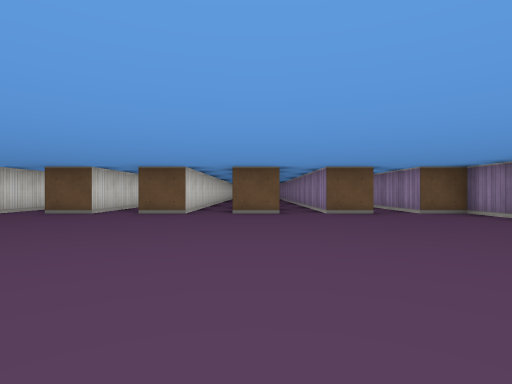
view 1 (above)

18 first-person views from a walk through a cub3D ray-caster map. The camera is about half as high as the walls, looks level and sees 80° across. The floor is counted in squares. Each view is taken from the middle of a square. On the plan, view 1 faces up. The plan holds only what a view shows up to about 9 squares ahead; the rest is blank.

view 2
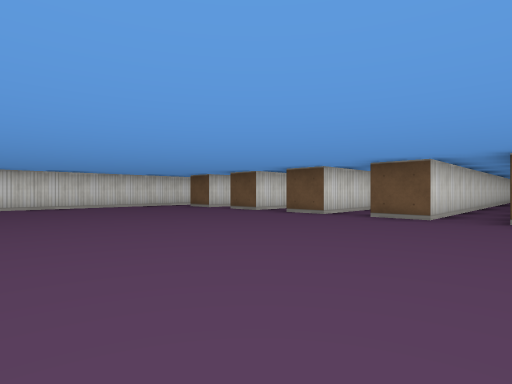

view 3
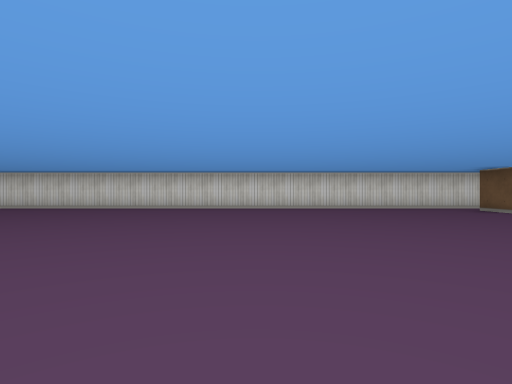

view 4
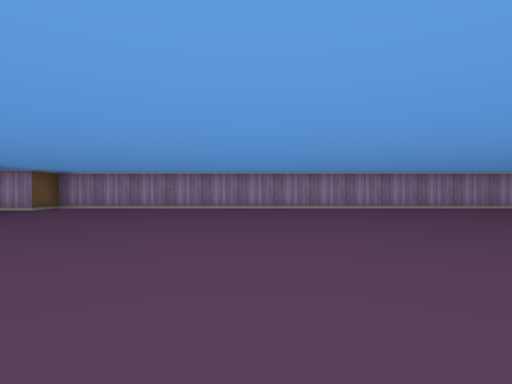

view 5
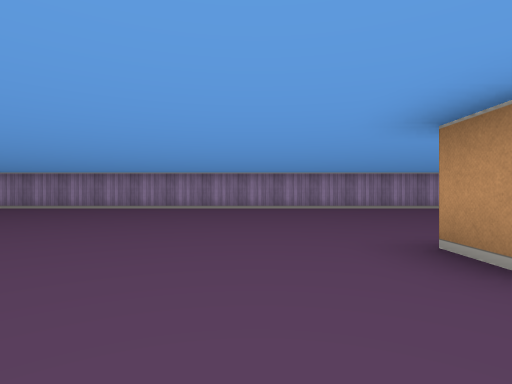

view 6
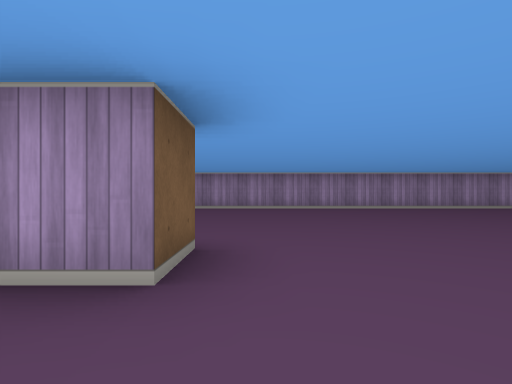

view 7
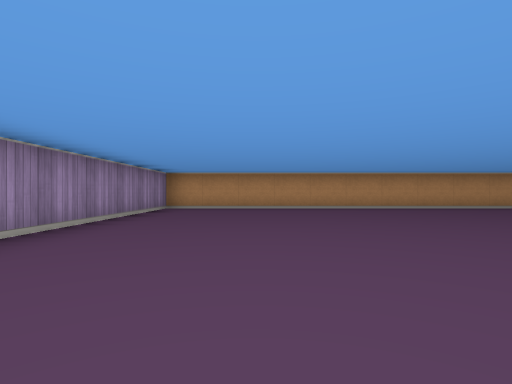

view 8
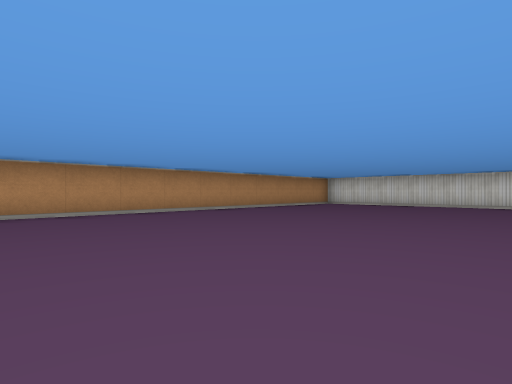

view 9
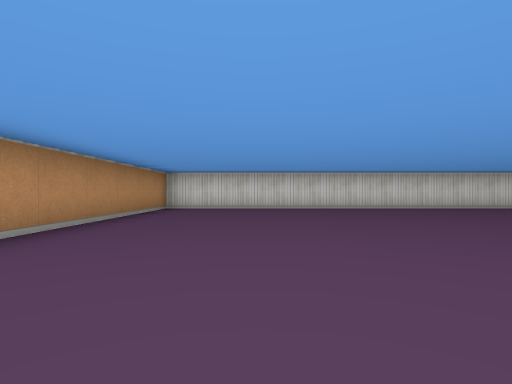

view 10
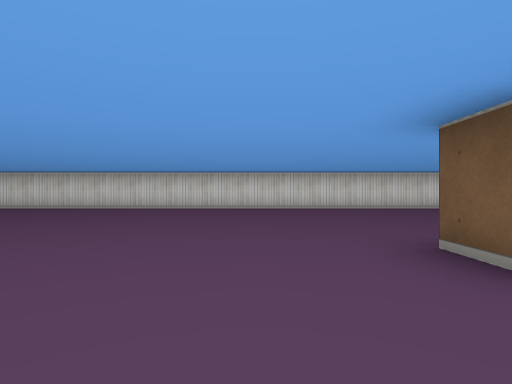

view 11
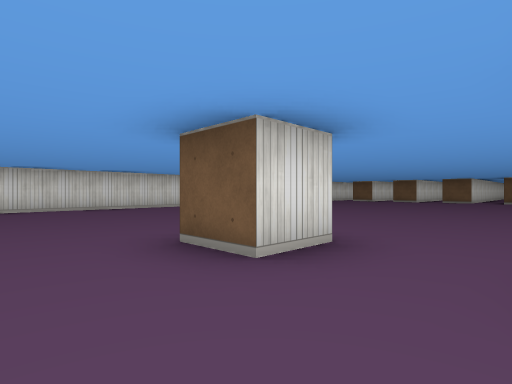

view 12
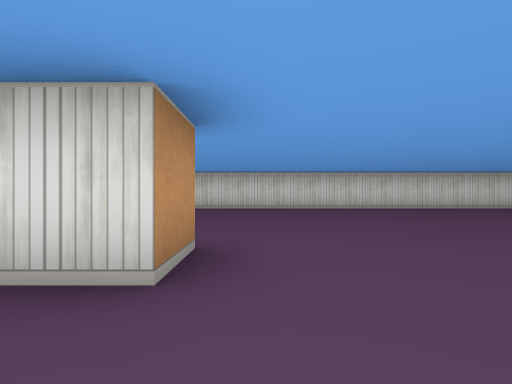

view 13
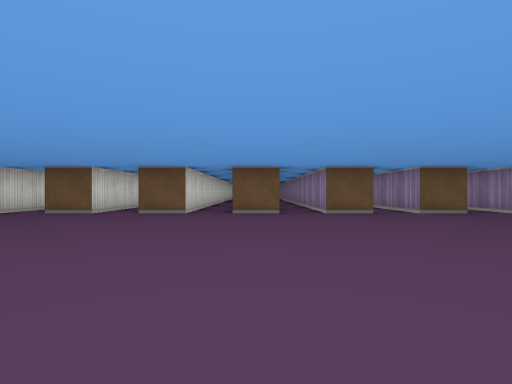

view 14
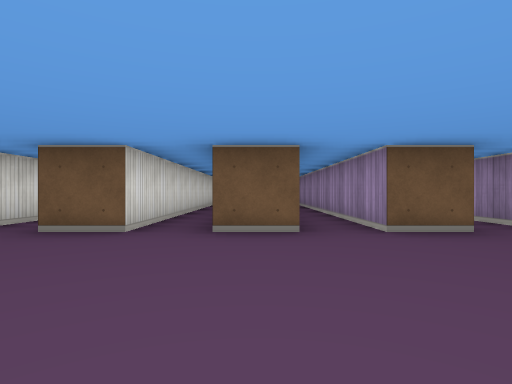

view 15
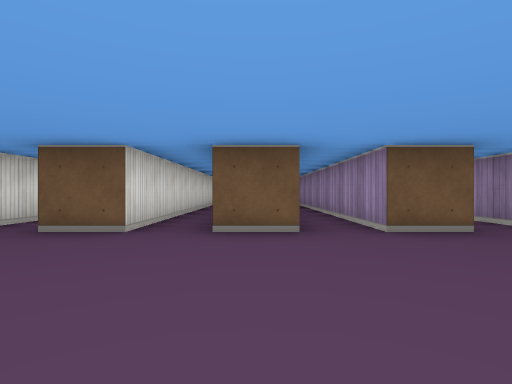

view 16
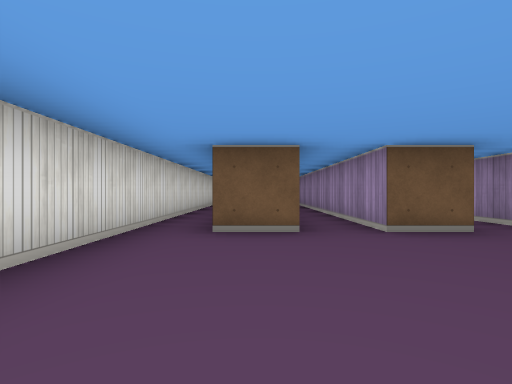

view 17
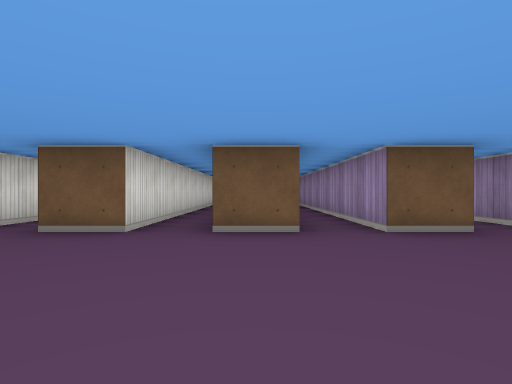

view 18
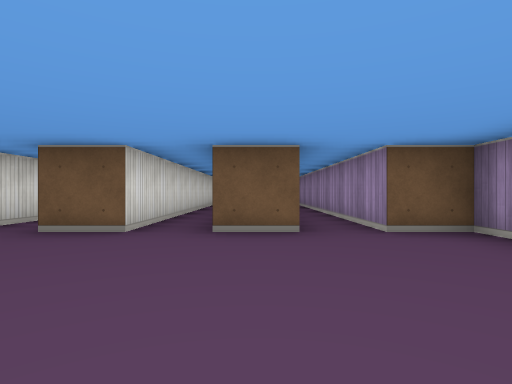

### Floor plan
Points are (right, up) in squares from view 1. A wall is a line through its corners. A room is listed if a view was taken in it or the views show most of it. See-through windows are left out.
Room 1 (views 1, 2, 3, 4, 5, 6, 7, 8, 9, 10, 11, 12, 13, 14, 15, 16, 17, 18)
walls: (-5.5, 8.8) (-5.5, 6.5) (-6.5, 6.5) (-6.5, 12); (2.6, 6.5) (1.5, 6.5) (1.5, 12); (-3.5, 12.2) (-3.5, 6.5) (-4.5, 6.5) (-4.5, 12); (-1.5, 11.9) (-1.5, 6.5) (-2.5, 6.5) (-2.5, 9); (-7.5, 11.9) (-7.5, 6.5) (-8.5, 6.5) (-8.5, 12); (0.5, 11.9) (0.5, 6.5) (-0.5, 6.5) (-0.5, 8); (-9.5, 11.9) (-9.5, 6.5) (-10.5, 6.5); (-11.5, 11.9) (-11.5, -17.5) (4.5, -17.5) (4.5, 6.5) (3.5, 6.5) (3.5, 12); (-5.5, -5.5) (-4.5, -5.5) (-4.5, -6.5) (-5.5, -6.5); (-1.5, -6.5) (-2.5, -6.5) (-2.5, -5.5) (-1.5, -5.5)

Positions as (right, up) in squares from view 1, and headings:
1: (0, 0), facing up
2: (-2, 1), facing up-left
3: (-3, 1), facing left
4: (-4, 1), facing right
5: (-4, -4), facing right
6: (-4, -7), facing right
7: (2, -9), facing down
8: (-1, -11), facing down-left
9: (-3, -15), facing left
10: (-3, -8), facing left
11: (-3, -8), facing up-left
12: (-3, -5), facing left
13: (-6, 0), facing up
14: (-6, 3), facing up
15: (-8, 3), facing up
16: (-10, 3), facing up
17: (0, 3), facing up
18: (2, 3), facing up
